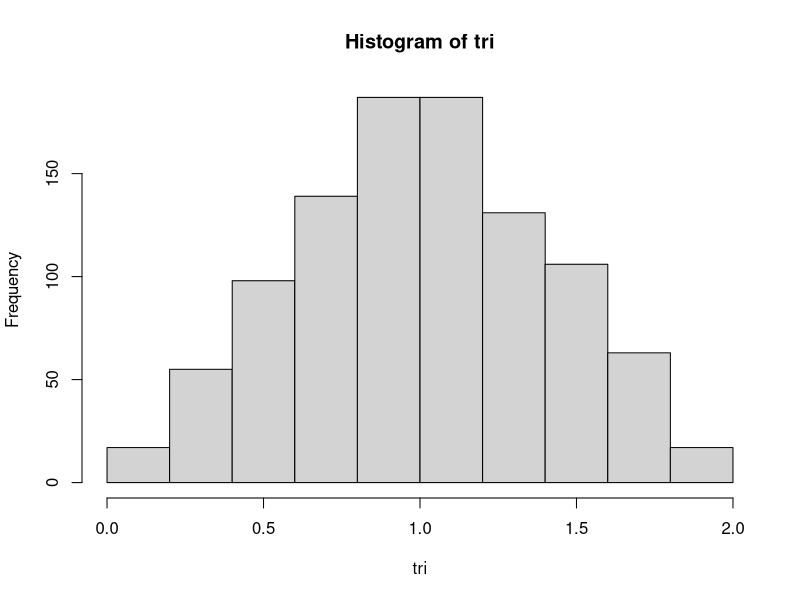
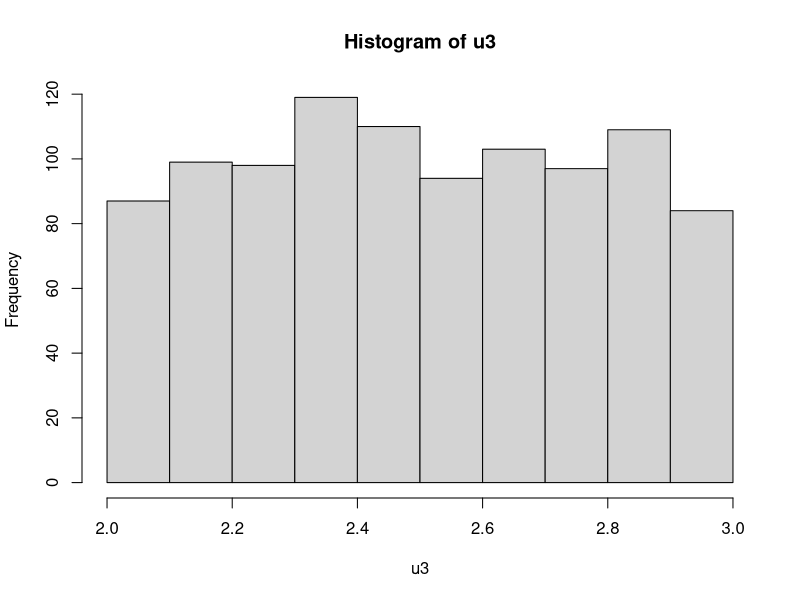
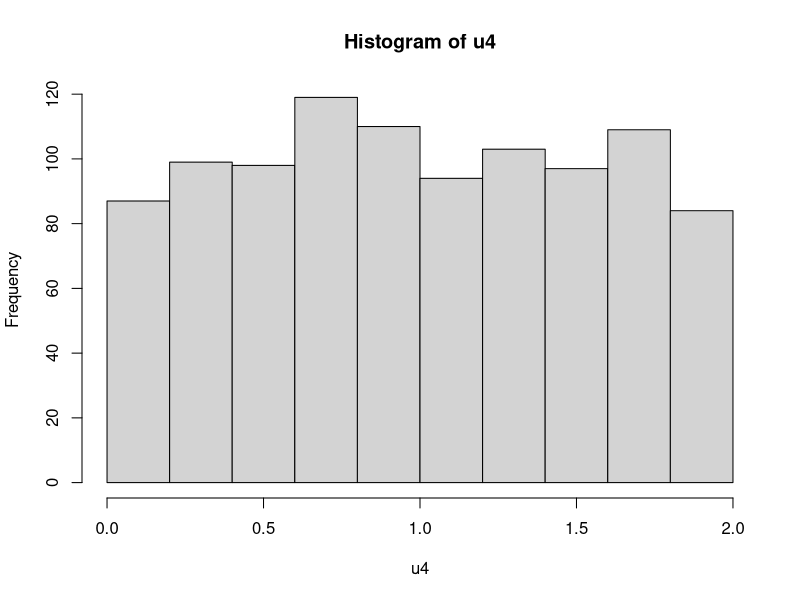
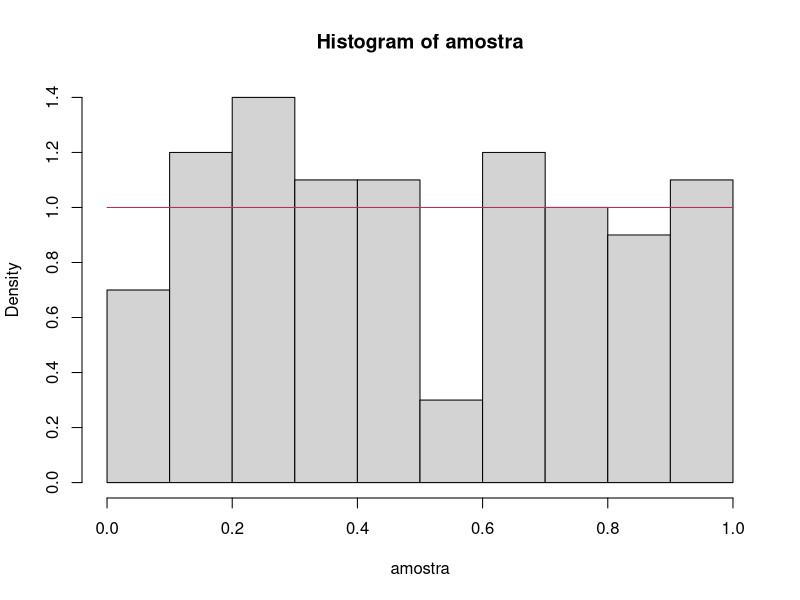
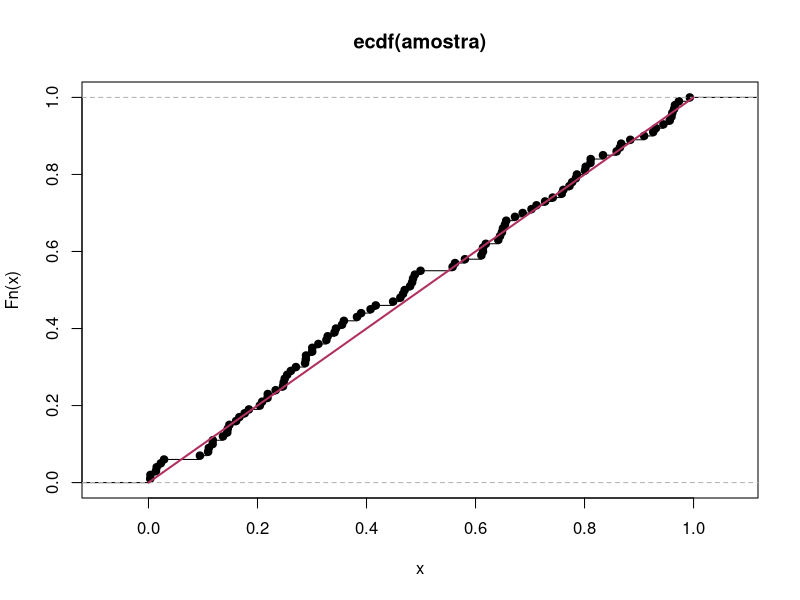
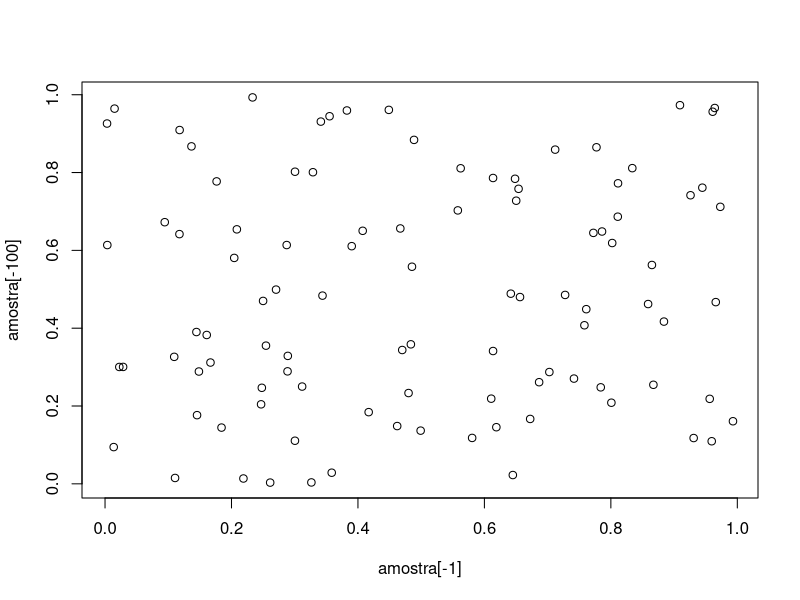
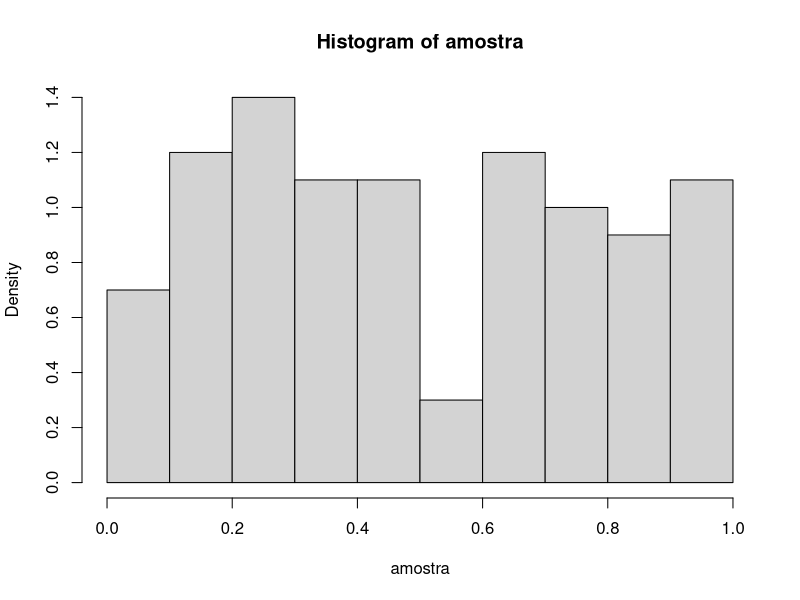
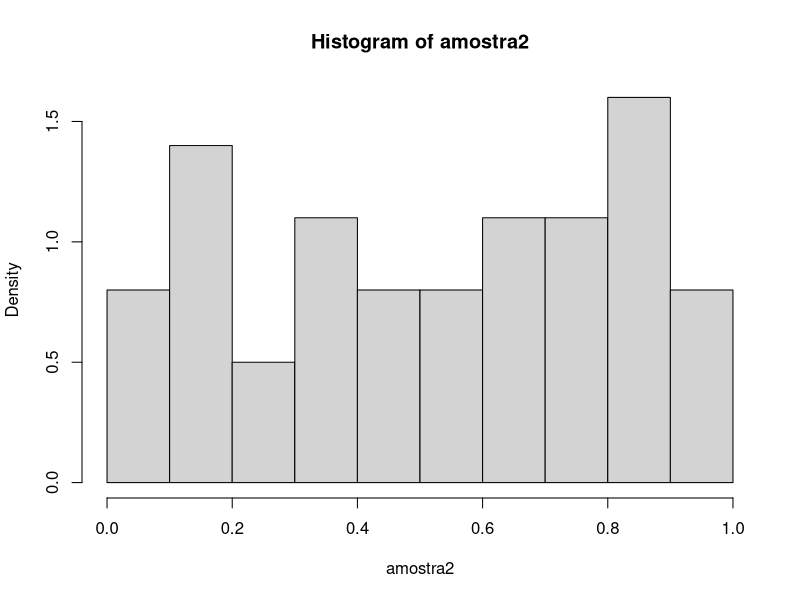

Write the R code that produced these figures, in order.
u1<-runif(1000)
u2<-runif(1000)
tri<-u1+u2
hist(tri)
mean(tri)

u3<-u1+2 # Uniforme (2,3)
hist(u3)

u4<-2*u1
hist(u4) # Uniforme (0,2)

5%%3
14%%3
# 5 e 14 sao congruentes mod 3

# Calcular modulo sem o operador
5-floor(5/3)*3

seed<-123456789
A<-16807
B<-1
m<-(2^31-1)
x1<-(seed*A+B)%%m
u1<-x1/m

x2<-(x1*A+B)%%m
u2<-x2/m


geradorU<-function(m=(2^31-1), A=16807, B=1, seed=123456789,n)
{
  u<-numeric(n)
  anterior<-seed
  for(i in 1:n)
  {
    x<-(anterior*A+B)%%m
    u[i]<-x
    anterior<-x
  }
  return(u/m)
}
amostra<-geradorU(n=100)

mean(amostra)
var(amostra)

obj.hist<-hist(amostra, freq = F, breaks = 10)
curve(dunif(x),from = 0, to = 1, add = T, col="maroon")
observado<-obj.hist$counts
esperado<-replicate(length(observado),100/length(observado))

x.sq<-sum(((observado-esperado)^2)/esperado)

# Se os valores são iguais, a estatistica T~Qui-qua(100-1), 99
1-pchisq(x.sq, df=99)

# Teste X^2 junto com o histograma

fn<-ecdf(amostra)
plot(fn)
curve(punif(x), from = 0, to = 1, add = T, col= "maroon", lwd=2)


plot(amostra[-1], amostra[-100])

# Teste T
t.test(amostra, mu=0.5, alternative = "two.sided")
# Conclusão, não temos evidências significativas para rejeitar H0


ks.test(amostra, "punif")
# H0: amostra oriunda de distribuição uniforme
# H1: cc
# Não há evidências para rejeitar H0, a amostra parece ser oriunda de uma distribuição uniforme

#Quero um valor esperado de 10 por intervalo, 10 intervalos, aqui intervalor iguais de mesma probabilidade (Uniforme)
amostra.hist<-hist(amostra, breaks = 10, freq = F)
amostra.hist$counts
valor.esperado<-replicate(10,10)

sum(((amostra.hist$counts-valor.esperado)^2)/valor.esperado)

p.valor<-pchisq(8.6,df=9, lower.tail = F)


amostra2<-geradorU(seed=666666666, n=100)
amostra2.hist<-hist(amostra2, breaks = 10, freq = F)
amostra2.hist$counts

sum(((amostra2.hist$counts-valor.esperado)^2)/valor.esperado)
p.valor<-pchisq(9.6,df=9, lower.tail = F)


x<-amostra[2:100] # AMOSTRA[-1]
y<-amostra[1:99] # AMOSTRA[-100]
plot(x,y)
